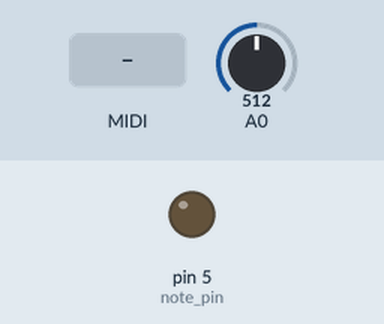
Simulated run of this sketch. Board: Teensy 3. Parts: output pins drawn as LEDs (lit = HIGH). The test bench sets the inputs (shaded band); at power-on: A0 = 512 (analog values on the 0–1023 scale). Pins used as bus, display or sensor lines are not drawn.

Above: at 1.2 s.
1.3 s: MIDI note 36 received
At 1.45 s:
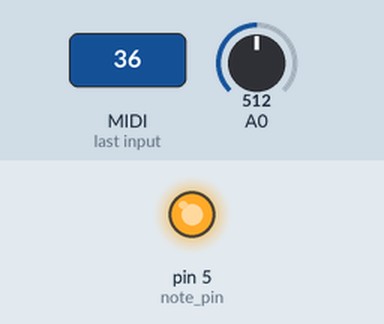
Timing chart, 0 to 4.3 s (numbered marks = the images above; inputs shaded):
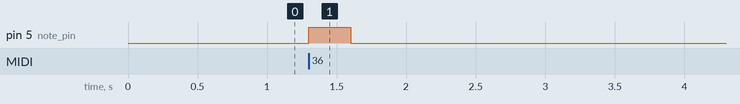

Measured:
- after the input at 1.3 s, pin 5 (note_pin): LOW → HIGH at once, → LOW 0.30 s later

The sketch:

CS80RibbonNoteDetect.ino
```cpp
//////////////////////////////////////////////////////////////////////////////
//
// cs80 style  pitchbend
// a big thanks to Christer Janson for this code and allowing me to modify it for my requirement
//
//////////////////////////////////////////////////////////////////////////////
//
// This is a companion sketch for a piece of hardware that connects MIDI in/out and a 'softpot' slider
// to a Teensy 3.6 microcontroller
// There is also a connector for a softpot potentiometer that will act as a cs-80 style ribbon.
// The ribbon code is a bit obscure as it needs lots of filtering to work well, but hopefully not too hard to understand.
//
// Softpot connection schematics
// Very simple - 3.3v on the high pin, analog ground on the low and the sensor pin in the middle, with a pulldown to ground.
//
// +3.3v ------------------- [Softpot lower pin]
//
// A0 -----------|---------- [Softpot center pin]
//              4.7k
// AGND ---------|---------- [Softpot upper pin]
//

// TODO:
// Need an auto calibration routine that can measure the noise level on startup and adjust 'baseline_limit'
// based on measured levels. For now measure your environment and set it manually.
// There shouldn't be any spurious MIDI noise when the softpot is not pressed.


float               baseline = 0;
float               accumulator;
const int           slope_xsize = 20;  // Size of max slope x
const int           slope_ysize = 1;   // Size of max slope y
float               sample[slope_xsize];
float               currentValue;
const int           baseline_limit = 14;
#define             blip_pin 4
#define             switch_pin 2
#define             note_pin 5
int                 loopCount = 0;
unsigned long       lastMessage = 0;
byte                lastChannelUsed = 1;
bool                hasDisplay = true;
int                 note_on = 0;


void setup()
{
  Serial.begin(57600);

  analogReadResolution(12);
  pinMode(blip_pin, OUTPUT);
  pinMode(switch_pin, INPUT);
  pinMode(note_pin, OUTPUT);

//  usbMIDI.begin(lastChannelUsed);

  usbMIDI.setHandleNoteOn(myMIDINoteOnHandler);
  usbMIDI.setHandleNoteOff(myMIDINoteOffHandler);


  // Fill the accumulator with an initial sample
  accumulator = analogRead(A0);
  currentValue = accumulator;
  for (int i = 0; i < slope_xsize; i++)
    sample[i] = accumulator;

  //digitalWrite(led_pin, cfg.activeState());
}

void loop()
{
  // Check MIDI feed, all action is happening in callbacks
  usbMIDI.read(1);

  // CS-80 style ribbon
  // The softpot sense pin is connected to A0
  // First sample the ribbon and run a moving average filter on the ribbon sample to smooth out the noise
  float sensorReading = analogRead(A0);
  accumulator = 0.95 * accumulator + 0.05 * sensorReading;


  // Store the sample in a ring buffer
  // This is done so that we can go back 'slope_xsize' samples in time and calculate the current slope.
  // We need to eliminate steep slopes because when pressing or releasing the ribbon the value does not immediately
  // jump to the location we read, but will ramp up over a few samples.

  sample[loopCount % slope_xsize] = accumulator;

  // Get a sample from a few samples back so we can check the slope
  float earlierSample = sample[(loopCount + 1) % slope_xsize];

  // Now we run a slope filter, basically filtering out any slopes that are too steep.

  if (abs(accumulator - earlierSample) < slope_ysize)
  {
    currentValue = accumulator;
  }


  // Our sample is now filtered.

  // When pressing the ribbon nothing really should happen to the pitch, but we mark the location so that
  // we can drag or press left or right from here to change the pitch.
  // First press sets the baseline.

  if (baseline < baseline_limit)
  {
    // Our baseline is below the threshold, check the new reading
    if (currentValue > baseline_limit)
    {

      // We put our finger down - Set a new baseline
      digitalWrite(blip_pin, HIGH);  // Blip the LED on the Teensy for some visual debugging

      baseline = currentValue;;
      usbMIDI.sendPitchBend(0, lastChannelUsed);
      digitalWrite(blip_pin, LOW);
    }
  }
  else
  {
    // Baseline is above the threshold so we are pitch-bending
    if (currentValue <= baseline_limit)
    {

      // The new reading went to below the threshold so we lifted our funger
      digitalWrite(blip_pin, HIGH);
      if (note_on == 0)
      {
      baseline = 0;
      delay(1000);
      usbMIDI.sendPitchBend(0, lastChannelUsed);
      digitalWrite(blip_pin, LOW);
      }
    }
    else
    {
      // We're pitch bending
      static int lastBend = -1;
      int bend = 2 * (currentValue - baseline);
      if (bend != lastBend)
      {
        // No need to send the same pitch bend again
        if ((millis() - lastMessage) > 10)
        {

          // Don't send pitch bend messages more often than every 10ms (100 per second should be plenty enough)
          digitalWrite(blip_pin, HIGH);
          lastMessage = millis();
          lastBend = bend;
          usbMIDI.sendPitchBend(bend, lastChannelUsed);
          digitalWrite(blip_pin, LOW);
        }
      }
    }
  }

  loopCount++;
  if ((loopCount % slope_xsize) == 0)
    loopCount = 0;
}

void myMIDINoteOnHandler(byte channel, byte note, byte velocity)
{

  lastChannelUsed = channel;
  // Velocity 0 means note off for some devices - treat it as such
  if (velocity == 0)
  {
    myMIDINoteOffHandler(channel, note, velocity);    // Note off
  }
  else
  {
  digitalWrite(note_pin, HIGH);
  note_on = 1;
  }
}

void myMIDINoteOffHandler(byte channel, byte note, byte velocity)
{
  note_on = 0;

  digitalWrite(note_pin, LOW);
}
```
